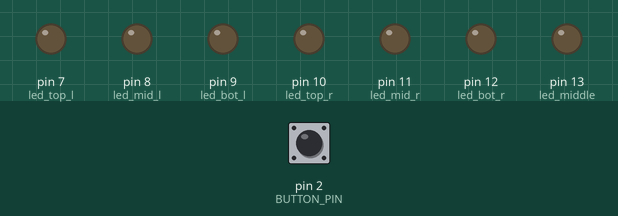
Bench run of a sketch on a simulated Arduino Uno, built with avr-gcc and run on an emulated ATmega328P. Parts: output pins drawn as LEDs (lit = HIGH). Inputs (shaded band) come from the test bench; at power-on: pin 2 (BUTTON_PIN) LOW. Random numbers use the default seed unless the sketch sets one.

Above: at 6.0 s.
6.1 s: pin 2 (BUTTON_PIN) pulled HIGH for 3.2 s
At 8.7 s:
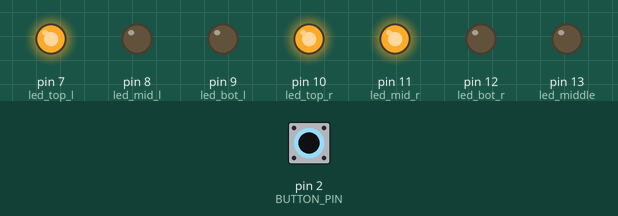
11.1 s: pin 2 (BUTTON_PIN) pulled HIGH for 0.15 s
At 12.3 s:
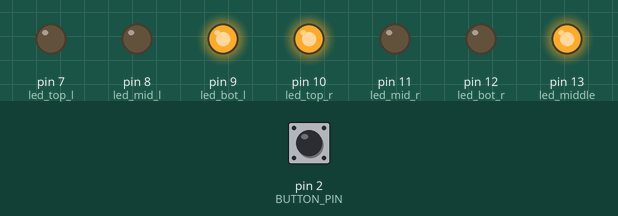
14.2 s: pin 2 (BUTTON_PIN) pulled HIGH for 1 s
18.2 s: pin 2 (BUTTON_PIN) pulled HIGH for 3.2 s
At 20.8 s:
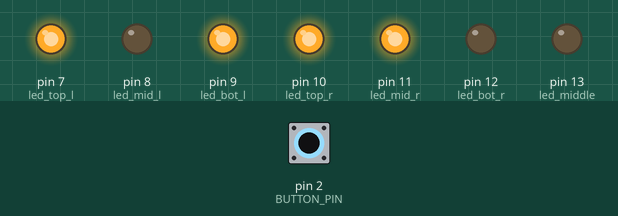
Timing chart, 0 to 23.3 s (numbered marks = the images above; inputs shaded):
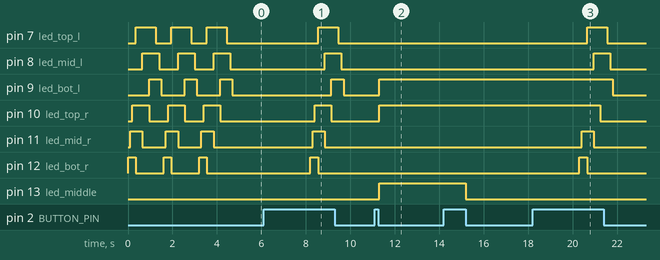

Measured:
- after the input at 6.1 s, pin 7 (led_top_l): LOW → HIGH after 2.5 s, → LOW 0.90 s later; pin 8 (led_mid_l): LOW → HIGH after 2.8 s, → LOW 0.75 s later; pin 9 (led_bot_l): LOW → HIGH after 3.1 s, → LOW 0.55 s later; pin 10 (led_top_r): LOW → HIGH after 2.3 s, → LOW 0.75 s later; pin 11 (led_mid_r): LOW → HIGH after 2.2 s, → LOW 0.55 s later
- after the input at 11.1 s, pin 9 (led_bot_l), pin 10 (led_top_r), pin 13 (led_middle): LOW → HIGH after 0.20 s
- after the input at 18.2 s, pin 7 (led_top_l): LOW → HIGH after 2.5 s, → LOW 0.90 s later; pin 8 (led_mid_l): LOW → HIGH after 2.8 s, → LOW 0.75 s later; pin 11 (led_mid_r): LOW → HIGH after 2.2 s, → LOW 0.55 s later; pin 12 (led_bot_r): LOW → HIGH after 2.1 s, → LOW 0.35 s later

The sketch:

NumberGenerator_Dice.ino
```cpp
/*
 * executing script for the dice
 * gets the input from a button
 * and generates a random number between
 * 1 (inclusive) and
 * 6 (inclusive)
 *
 *
 *
 */
#include "config.h"


OUTPUT_FORM out(led_middle,led_bot_r,led_mid_r,led_top_r,led_bot_l,led_mid_l,led_top_l);

int buttonMode = 0;
int buttonTimer = 0;
void setup() {

  pinMode(BUTTON_PIN,INPUT);

  pinMode(led_middle,OUTPUT);
  pinMode(led_bot_r,OUTPUT);
  pinMode(led_mid_r,OUTPUT);
  pinMode(led_top_r,OUTPUT);
  pinMode(led_bot_l,OUTPUT);
  pinMode(led_mid_l,OUTPUT);
  pinMode(led_top_l,OUTPUT);

  randomSeed(analogRead(0));

  int i;
  for(i = 0; i < 3; i++){
    out.doAnimation();
  }
}

void loop() {
  // put your main code here, to run repeatedly:
  buttonMode = digitalRead(BUTTON_PIN);

  while(buttonMode == HIGH && buttonTimer < BUTTON_HOLD_TIME +1){
    buttonTimer++;
    delay(100);
    buttonMode = digitalRead(BUTTON_PIN);
  }
  if (buttonTimer < 20 && buttonTimer > 0){
    out.doOutput(generateNumber());
    delay(3000);
  }else if(buttonTimer >= BUTTON_HOLD_TIME){
    out.doAnimation();
  }else{
    out.doReset();
  }
  buttonTimer = 0;
}

static int generateNumber(){
  return random(1,7);
 }
```

diceOutput.h
```cpp
/*takes a number to output it in a commen dice format*/
#include <Arduino.h>
#ifndef __HEADER_DICEFORMAT__
#define __HEADER_DICEFORMAT__


class diceOutput {
private:
		int led_middle;
		int led_bot_r;
		int led_mid_r;
		int led_top_r;
		int led_bot_l;
		int led_mid_l;
		int led_top_l;

public:
	void doOutput(int num) {
		doReset();
		if (num >= 1 && num <= 6)
		{
			switch (num)
			{
			case 1:
				digitalWrite(led_middle,HIGH);
				break;
			case 2:
				digitalWrite(led_top_r, HIGH);
				digitalWrite(led_bot_l, HIGH);
				break;
			case 3:
				digitalWrite(led_middle, HIGH);
				digitalWrite(led_top_r, HIGH);
				digitalWrite(led_bot_l, HIGH);
				break;
			case 4:
				digitalWrite(led_top_r, HIGH);
				digitalWrite(led_top_l, HIGH);
				digitalWrite(led_bot_l, HIGH);
				digitalWrite(led_bot_r, HIGH);
				break;
			case 5:
				digitalWrite(led_middle, HIGH);
				digitalWrite(led_top_r, HIGH);
				digitalWrite(led_top_l, HIGH);
				digitalWrite(led_bot_l, HIGH);
				digitalWrite(led_bot_r, HIGH);
				break;
			case 6:
				digitalWrite(led_top_r, HIGH);
				digitalWrite(led_top_l, HIGH);
				digitalWrite(led_mid_l, HIGH);
				digitalWrite(led_mid_r, HIGH);
				digitalWrite(led_bot_l, HIGH);
				digitalWrite(led_bot_r, HIGH);
				break;
			default:
				break;
			}

		}
	}

	void doReset() {
		digitalWrite(led_middle,LOW);
		digitalWrite(led_top_r, LOW);
		digitalWrite(led_top_l, LOW);
		digitalWrite(led_mid_l, LOW);
		digitalWrite(led_mid_r, LOW);
		digitalWrite(led_bot_l, LOW);
		digitalWrite(led_bot_r, LOW);
	}

	void doAnimation() {
		/*step 1*/
		digitalWrite(led_bot_r, HIGH);
		delay(100);

		/*step 2*/
		digitalWrite(led_mid_r, HIGH);
		//digitalWrite(led_bot_r, HIGH);
		delay(100);

		/*step 3*/
		digitalWrite(led_top_r, HIGH);
		//digitalWrite(led_mid_r, HIGH);
		//digitalWrite(led_bot_r, HIGH);
		delay(150);

		/*step 4*/
		digitalWrite(led_top_l, HIGH);
		//digitalWrite(led_top_r, HIGH);
		//digitalWrite(led_mid_r, HIGH);
		digitalWrite(led_bot_r, LOW);
		delay(300);

		/*step 5*/
		digitalWrite(led_mid_l, HIGH);
		//digitalWrite(led_top_l, HIGH);
		//digitalWrite(led_top_r, HIGH);
		digitalWrite(led_mid_r, LOW);
		delay(300);

		/*step 6*/
		digitalWrite(led_bot_l, HIGH);
		//digitalWrite(led_mid_l, HIGH);
		//digitalWrite(led_top_l, HIGH);
		digitalWrite(led_top_r, LOW);
		delay(300);

		/*step 6*/
		//digitalWrite(led_bot_l, HIGH);
		//digitalWrite(led_mid_l, HIGH);
		digitalWrite(led_top_l, LOW);
		delay(150);

		/*step 6*/
		//digitalWrite(led_bot_l, HIGH);
		digitalWrite(led_mid_l, LOW);
		delay(100);

		/*step 6*/
		digitalWrite(led_bot_l, LOW);
		delay(100);


	}

	diceOutput (int m,int br,int mr,int tr,int bl,int ml,int tl) {
		this->led_middle = m;
		this->led_bot_r = br;
		this->led_mid_r = mr;
		this->led_top_r = tr;
		this->led_bot_l = bl;
		this->led_mid_l = ml;
		this->led_top_l = tl;
	}
};

#endif // !__HEADER_DICEFORMAT__
```

config.h
```cpp
#include <Arduino.h>
#ifndef __CONFIG__

/*include aller header*/
#include "diceOutput.h"
/*
definition der ausgabeform
Muss name des jeweiligen Headers sein
*/
#define OUTPUT_FORM diceOutput

/*
Definition aller LED Pins
		  l   r
top		X---X
mid		X-X-X
bot		X---X

*/


#define led_middle 13
#define led_bot_r 12
#define led_mid_r 11
#define led_top_r 10
#define led_bot_l 9
#define led_mid_l 8
#define led_top_l 7


/*Definition des Input Buttons*/
#define BUTTON_PIN 2
/*Zeit die der Button gedrueckt werden muss, damit die Animation gespielt wird
bsp. 20: 20/10 = 2 sek */
#define BUTTON_HOLD_TIME 20


#endif // !__CONFIG__
```
